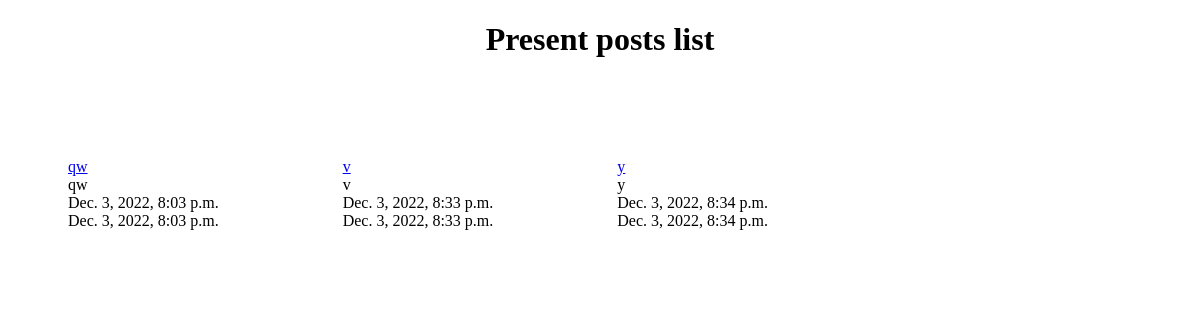
The app's page /, older data.
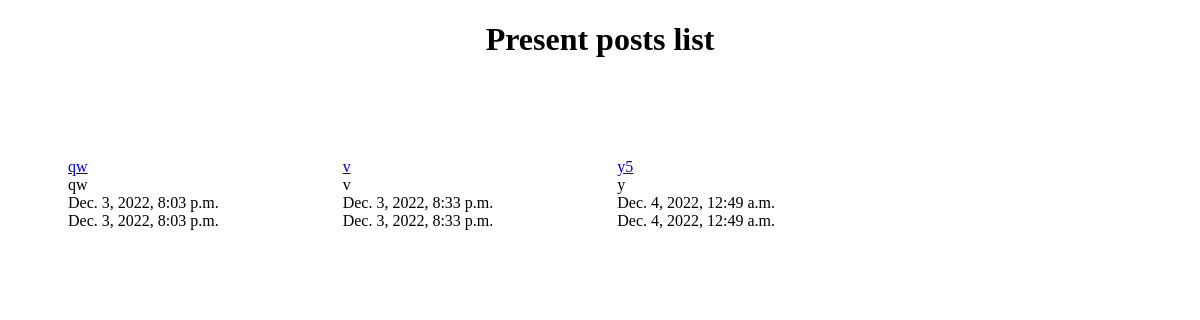
The same page, newer data.
### blog/models.py (models this page shows)
class Post(models.Model):
    title = models.CharField(max_length=257, verbose_name='Статья')
    text = models.TextField(verbose_name='Текст')
    create_date = models.DateTimeField(auto_now_add=True, verbose_name='Дата создания')
    publish_date = models.DateTimeField(auto_now_add=True, verbose_name='Дата публикации')
    publish = models.BooleanField(default=False)
    def __str__(self):
        return f"{self.title}"

### blog/views.py (the view)
# urls.py: path('', post_list, name='post_list'),
def post_list(request):
    posts = Post.objects.all().filter(publish=True)
    context = {'items': posts}
    return render(request, 'blog/post_list.html', context)

### blog/templates/blog/post_list.html (shortened to what this page needs)
<!DOCTYPE html>
<html lang="ru">
<head>
</head>
<body>
<h1 align="center">Present posts list</h1>
<br>
{% for post in items %}
<div style="margin: 50px; display: inline-block">
    <div style=" padding: 10px">
        <div><a href="{% url 'post_detail' post_pk=post.pk %}"> {{ post.title }} </a></h3></div>
        <div>{{ post.text }}</div>
        <div>{{ post.create_date }}</div>
        <div>{{ post.publish_date }}</div>
    </div>
</div>
{% endfor %}
</body>
</html>

Row changes from the older to the newer data that the page shows:
changed Post: title "y" → "y5"; create_date "Dec. 3, 2022, 8:34 p.m." → "Dec. 4, 2022, 12:49 a.m."; publish_date "Dec. 3, 2022, 8:34 p.m." → "Dec. 4, 2022, 12:49 a.m."
